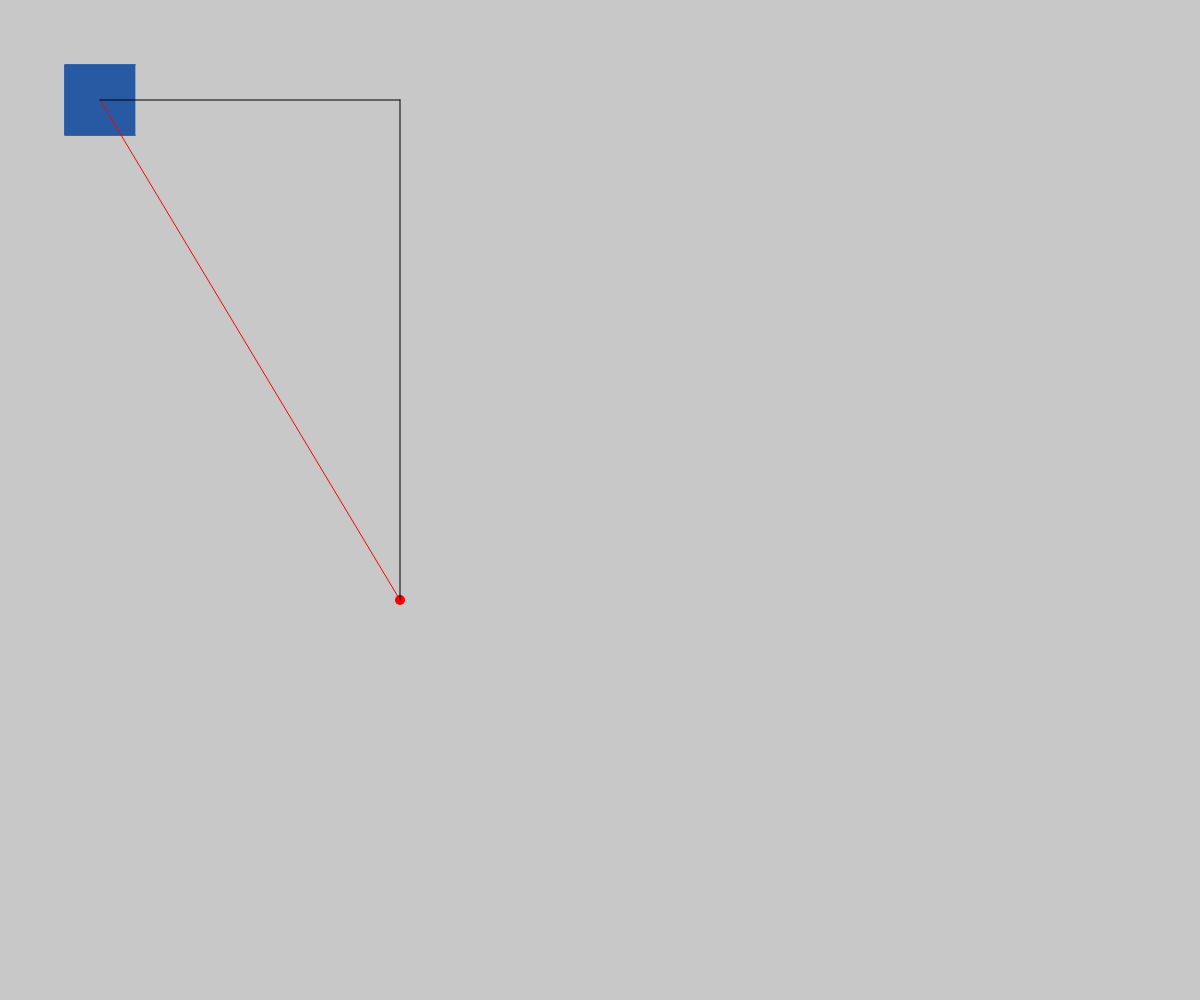
Frame 1 (no input)
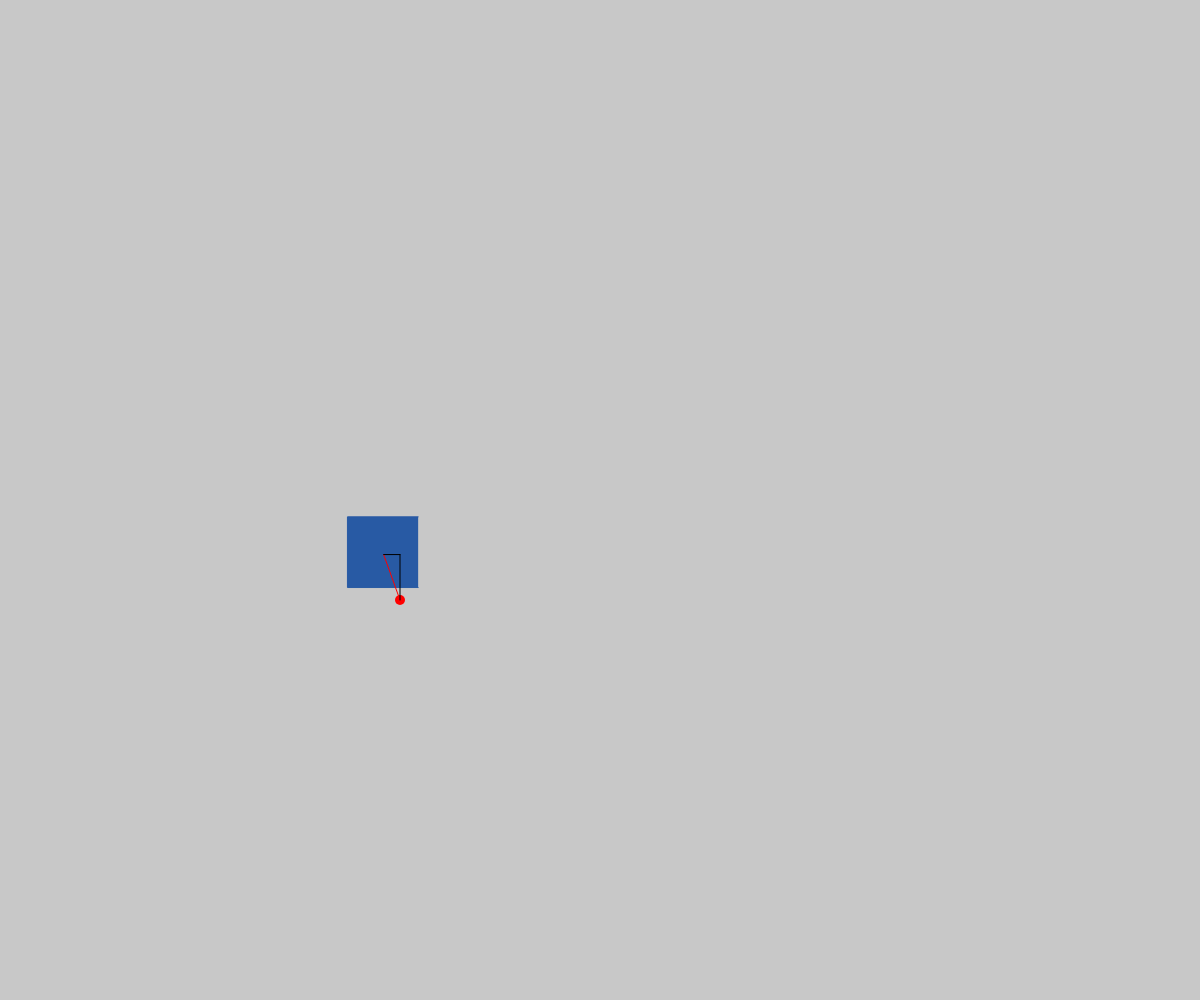
Frame 60 (no input)
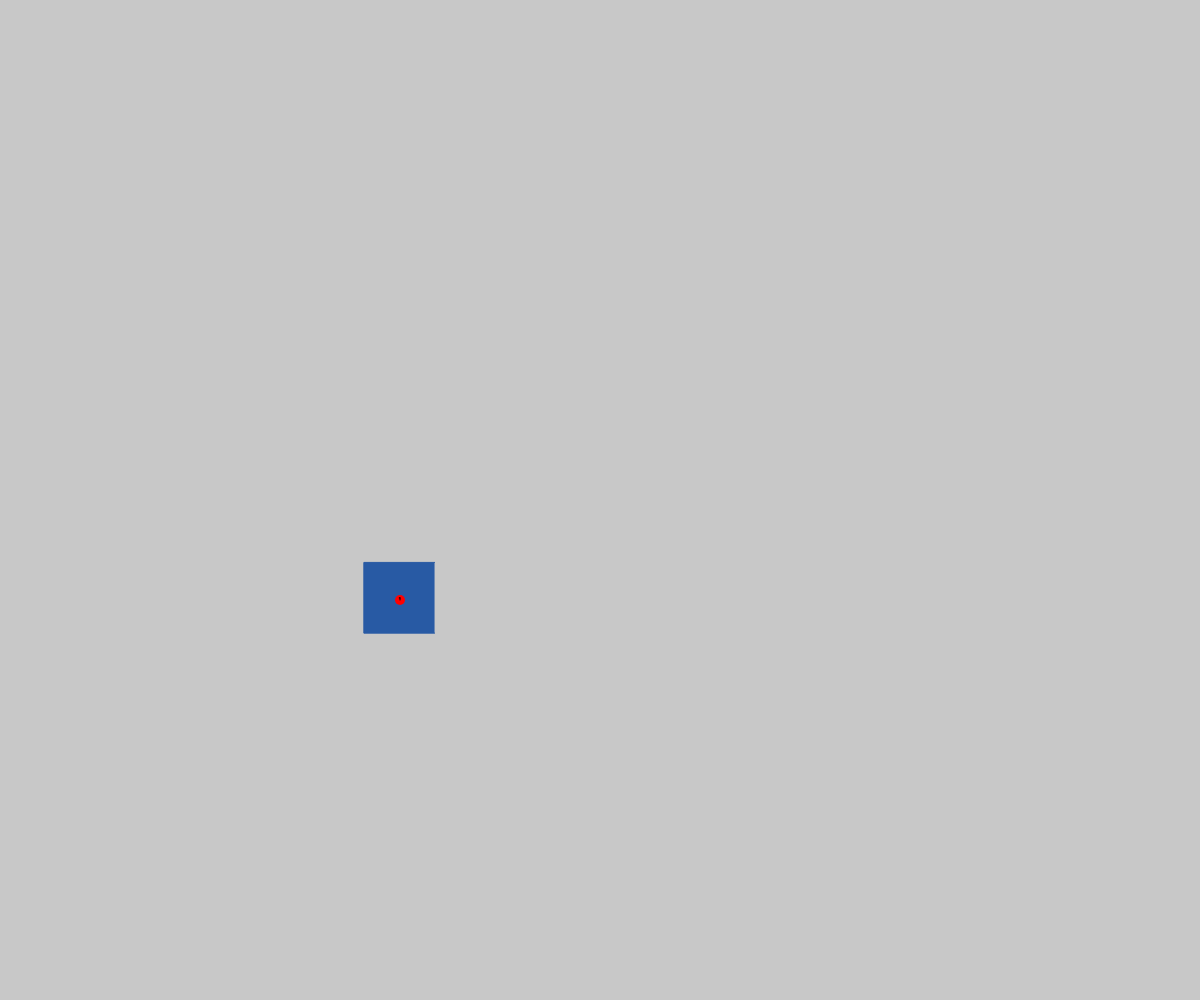
Frame 120 (the mouse pressed at the canvas centre since frame 60)

The p5.js sketch that drew these frames (run headless with seeded random() and noise() and a simulated clock; from frame 60 on, the mouse is pressed at the canvas centre):

// p5.js sketch
// ── sketch.js
var EPID = function(_p, _i, _d, _epsilon) {
  this.m_p = _p;
  this.m_i = _i;
  this.m_d = _d;
  this.m_errorEpsilon = _epsilon;
	this.m_desiredValue = 0;
	this.m_oldDesiredValue = 0;
	this.m_previousValue = 0;
	this.m_firstCycle = true;
	this.m_maxOutput = 100.0;
	this.m_errorSum = 0;
	this.m_errorIncrement = 1;
	this.m_cycleCount = 0;
	this.m_minCycleCount = 10;
  this.m_izone = 0;

  this.setConstants = function(_p, _i, _d) {
    this.m_p = _p;
	  this.m_i = _i;
	  this.m_d = _d;
  };
  this.setIzone = function(_izone) {
    this.m_izone = _izone;
  };
  this.setErrorEpsilon = function(_epsilon) {
    this.m_errorEpsilon = _epsilon;
  };
  this.setMaxOutput = function(_max) {
    this.m_maxOutput = _max;
  };
  this.setDesiredValue = function(_val) {
    this.m_desiredValue = _val;
  };
  this.resetErrorSum = function() {
    this.m_errorSum = 0;
  };
  this.calcPID = function(_currentValue) {
  	var pVal = 0.0;
  	var iVal = 0.0;
  	var dVal = 0.0;

  	// Don't apply D the first time through.
  	if (this.m_firstCycle) {
  		this.m_previousValue = _currentValue;  // Effective velocity of 0
  		this.m_firstCycle = false;
  	}

  	if (this.m_oldDesiredValue != this.m_desiredValue) {
  		this.m_firstCycle = true;
  	}

  	// Calculate P Component.
  	var error = this.m_desiredValue - _currentValue;
  	pVal = this.m_p * error;

  	// Calculate I Component.
  	// Error is positive and outside the epsilon band.
  	if (error >= this.m_errorEpsilon) {
  		// Check if epsilon was pushing in the wrong direction.
  		if (this.m_errorSum < 0) {
  			// If we are fighting away from the point, reset the error.
  			//m_errorSum = 0;
  		}
  		if (error < this.m_errorIncrement) {
  			// If the error is smaller than the max increment amount, add it.
  			this.m_errorSum += error;
  		} else {
  			// Otherwise, add the maximum increment per cycle.
  			this.m_errorSum += this.m_errorIncrement;
  		}
  	}
  	// Error is negative and outside the epsilon band.
  	else if (error <= -this.m_errorEpsilon) {
  		if (this.m_errorSum > 0) {
  			// If we are fighting away from the point, reset the error.
  			//m_errorSum = 0;
  		}
  		// error is small than max contribution -> just subtract error amount
  		if (error > -this.m_errorIncrement) {
  			// If the error is smaller than the max increment amount, add it.
  			this.m_errorSum += error; // Error is negative
  		} else {
  			// Otherwise, subtract the maximum increment per cycle.
  			this.m_errorSum -= this.m_errorIncrement;
  		}
  	}
  	// Error is inside the epsilon band.
  	else {
  		this.m_errorSum = 0;
  	}

  	if (this.m_izone !== 0 && fabs(error) > this.m_izone) {
  		this.m_errorSum = 0;
  	}
	   iVal = this.m_i * this.m_errorSum;

  	// Calculate D Component.
  	var velocity = ((_currentValue - this.m_previousValue) / 60) * 0.02;
  	if (!this.m_firstCycle) {
  		dVal = this.m_d * velocity;
  	} else {
  		dVal = 0;
  	}

	// Calculate and limit the ouput: Output = P + I - D
	var output = pVal + iVal - dVal;
	if (output > this.m_maxOutput) {
		output = this.m_maxOutput;
	} else if (output < -this.m_maxOutput) {
		output = -this.m_maxOutput;
	}

	// Save the current value for next cycle's D calculation.
	this.m_previousValue = _currentValue;
	this.m_oldDesiredValue = this.m_desiredValue;
	return output;
  };
};

var Vector = function(_x, _y) {
  this.x = _x;
  this.y = _y;
};

var Robot = function(_x, _y) {
  this.width = 50;
  this.height = 50;
  this.angle = 0;
  this.av = 0;
  this.cr = 40;
  this.cg = 90;
  this.cb = 164;
  this.centerX = this.width/2;
  this.centerY = this.height/2;
  this.d = new Vector(_x, _y);
  this.v = new Vector(0,0);
  this.a = new Vector(0,0);


  this.moveRobot = function() {
    this.d.x += this.v.x;
    this.d.y += this.v.y;
    this.v.x += this.a.x;
    this.v.y += this.a.y;

    this.angle += this.av;
  };

  this.drawRobot = function() {
    noStroke();
    fill(this.cr,this.cg,this.cb);
    //rect(this.d.x - this.centerX, this.d.y - this.centerY, this.width, this.height);
    stroke(this.cr,this.cg,this.cb);
    beginShape();
    vertex((this.width * Math.cos(deg2rad(this.angle + 45))) + this.d.x, (this.height * Math.sin(deg2rad(this.angle + 45))) + this.d.y);
    vertex((this.width * Math.cos(deg2rad(this.angle + 90 + 45))) + this.d.x, (this.height * Math.sin(deg2rad(this.angle + 90 + 45))) + this.d.y);
    vertex((this.width * Math.cos(deg2rad(this.angle + 180 + 45))) + this.d.x, (this.height * Math.sin(deg2rad(this.angle + 180 + 45))) + this.d.y);
    vertex((this.width * Math.cos(deg2rad(this.angle + 270 + 45))) + this.d.x, (this.height * Math.sin(deg2rad(this.angle + 270 + 45))) + this.d.y);
    endShape();
    this.moveRobot();
  };
};

var Goal = function(_x, _y) {
  this.x = _x;
  this.y = _y;

  this.draw = function(_rbt) {
    noStroke();
    fill(255,0,0);
    ellipse(this.x,this.y,10,10);
    stroke(255,0,0);
    line(_rbt.x, _rbt.y, this.x, this.y);
    stroke(0);
    line(_rbt.x, _rbt.y, this.x, _rbt.y);
    line(this.x, _rbt.y, this.x, this.y);
  };
};

var r;
var g;
var drivePIDX;
var drivePIDY;
var turnPID;
var DRIVE_P = 0.05;
var DRIVE_I = 0.00;
var DRIVE_D = 10;
var DRIVE_E = 1;
var TURN_P = 0.1;
var TURN_I = 0.01;
var TURN_D = 20;
var TURN_E = 1;

function setup() {
  createCanvas(windowWidth, windowHeight);
  r = new Robot(100,100);
  g = new Goal(400,600);
  drivePIDX = new EPID(DRIVE_P, DRIVE_I, DRIVE_D, DRIVE_E);
  drivePIDY = new EPID(DRIVE_P, DRIVE_I, DRIVE_D, DRIVE_E);
  turnPID = new EPID(TURN_P, TURN_I, TURN_D, TURN_E);

  drivePIDX.setMaxOutput(10);
  drivePIDY.setMaxOutput(10);
}

function draw() {
  background(200,200,200);
  r.drawRobot();
  //r.v.x = drivePID.calcPID(r.d.x);
  g.draw(r.d);
  var theta = rad2deg(Math.atan2(g.y - r.d.x, g.x - r.d.y));
  var c = pyth(g.x - r.d.x, g.y - r.d.y);
  var a = c * Math.cos(deg2rad(theta));
  var b = c * Math.sin(deg2rad(theta));
  simplePIDdrive(g.x, g.y, 0);
}

function simplePIDdrive(_x, _y, heading) {
  drivePIDX.setDesiredValue(_x);
  drivePIDY.setDesiredValue(_y);
  turnPID.setDesiredValue(heading);
  r.v.x = drivePIDX.calcPID(r.d.x);
  r.v.y = drivePIDY.calcPID(r.d.y);
  r.av = turnPID.calcPID(r.angle);

}

function rad2deg(_rad) {
    return _rad * (180/Math.PI);
}
function deg2rad(_deg) {
    return _deg * (Math.PI/180);
}

function pyth(_a, _b) {
  return Math.sqrt((Math.pow(_a, 2)) + (Math.pow(_b, 2)));
}

function windowResized () {
  resizeCanvas (windowWidth, windowHeight);
}
